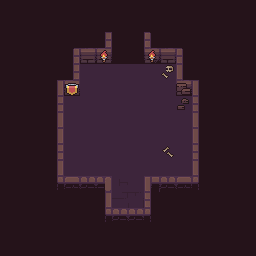

Rendered tile map (Tiled .tmx) drawn with the repository's tilesets; below, a short description and the full map source, tile grids included:
An orthogonal 16x16 tile map with 16x16 px tiles, 2 tile layers (Rear Decor, Overhead Decor), 2 hidden layers not drawn.

<map version="1.4" tiledversion="1.4.2" orientation="orthogonal" renderorder="right-down" compressionlevel="0" width="16" height="16" tilewidth="16" tileheight="16" infinite="0" nextlayerid="5" nextobjectid="1">
 <editorsettings>
  <export target="../../assets/tiledata/test2.json" format="json" />
 </editorsettings>
 <tileset firstgid="1" name="test" tilewidth="16" tileheight="16" tilecount="110" columns="10">
  <image source="../../assets/tileimages/test.png" width="160" height="176" />
  <tile id="0">
   <properties>
    <property name="type" type="int" value="1" />
   </properties>
  </tile>
  <tile id="1">
   <properties>
    <property name="type" type="int" value="0" />
   </properties>
  </tile>
  <tile id="2">
   <properties>
    <property name="type" type="int" value="0" />
   </properties>
  </tile>
  <tile id="3">
   <properties>
    <property name="type" type="int" value="0" />
   </properties>
  </tile>
  <tile id="4">
   <properties>
    <property name="type" type="int" value="0" />
   </properties>
  </tile>
  <tile id="5">
   <properties>
    <property name="type" type="int" value="1" />
   </properties>
  </tile>
  <tile id="10">
   <properties>
    <property name="type" type="int" value="1" />
   </properties>
  </tile>
  <tile id="15">
   <properties>
    <property name="type" type="int" value="1" />
   </properties>
  </tile>
  <tile id="20">
   <properties>
    <property name="type" type="int" value="1" />
   </properties>
  </tile>
  <tile id="25">
   <properties>
    <property name="type" type="int" value="1" />
   </properties>
  </tile>
  <tile id="30">
   <properties>
    <property name="type" type="int" value="1" />
   </properties>
  </tile>
  <tile id="35">
   <properties>
    <property name="type" type="int" value="1" />
   </properties>
  </tile>
  <tile id="40">
   <properties>
    <property name="type" type="int" value="1" />
   </properties>
  </tile>
  <tile id="41">
   <properties>
    <property name="type" type="int" value="1" />
   </properties>
  </tile>
  <tile id="42">
   <properties>
    <property name="type" type="int" value="1" />
   </properties>
  </tile>
  <tile id="43">
   <properties>
    <property name="type" type="int" value="1" />
   </properties>
  </tile>
  <tile id="44">
   <properties>
    <property name="type" type="int" value="1" />
   </properties>
  </tile>
  <tile id="45">
   <properties>
    <property name="type" type="int" value="1" />
   </properties>
  </tile>
 </tileset>
 <layer id="1" name="Rear Decor" width="16" height="16">
  <data encoding="csv">
79,79,79,79,79,79,79,79,79,79,79,79,79,79,79,79,
79,79,79,79,79,79,79,79,79,79,79,79,79,79,79,79,
79,79,79,79,79,79,21,79,79,6,79,79,79,79,79,79,
79,79,79,79,1,2,3,79,79,4,5,6,79,79,79,79,
79,79,79,79,21,80,80,80,80,80,80,16,79,79,79,79,
79,79,79,11,3,80,80,80,80,80,80,4,16,79,79,79,
79,79,79,21,80,80,80,80,80,80,80,80,26,79,79,79,
79,79,79,31,80,80,80,80,80,80,80,80,36,79,79,79,
79,79,79,11,80,80,80,80,80,80,80,80,16,79,79,79,
79,79,79,21,80,80,80,80,80,80,80,80,26,79,79,79,
79,79,79,31,80,80,80,80,80,80,80,80,36,79,79,79,
79,79,79,41,42,43,56,18,19,51,44,45,46,79,79,79,
79,79,79,79,79,79,31,28,29,26,79,79,79,79,79,79,
79,79,79,79,79,79,41,43,44,46,79,79,79,79,79,79,
79,79,79,79,79,79,79,79,79,79,79,79,79,79,79,79,
79,79,79,79,79,79,79,79,79,79,79,79,79,79,79,79
</data>
 </layer>
 <layer id="3" name="Overhead Decor" width="16" height="16">
  <data encoding="csv">
0,0,0,0,0,0,0,0,0,0,0,0,0,0,0,0,
0,0,0,0,0,0,0,0,0,0,0,0,0,0,0,0,
0,0,0,0,0,0,0,0,0,0,0,0,0,0,0,0,
0,0,0,0,0,0,91,0,0,91,0,0,0,0,0,0,
0,0,0,0,0,0,0,0,0,0,78,0,0,0,0,0,
0,0,0,0,75,0,0,0,0,0,0,50,0,0,0,0,
0,0,0,0,0,0,0,0,0,0,0,60,0,0,0,0,
0,0,0,0,0,0,0,0,0,0,0,0,0,0,0,0,
0,0,0,0,0,0,0,0,0,0,0,0,0,0,0,0,
0,0,0,0,0,0,0,0,0,0,69,0,0,0,0,0,
0,0,0,0,0,0,0,0,0,0,0,0,0,0,0,0,
0,0,0,0,0,0,0,0,0,0,0,0,0,0,0,0,
0,0,0,0,0,0,0,0,0,0,0,0,0,0,0,0,
0,0,0,0,0,0,0,0,0,0,0,0,0,0,0,0,
0,0,0,0,0,0,0,0,0,0,0,0,0,0,0,0,
0,0,0,0,0,0,0,0,0,0,0,0,0,0,0,0
</data>
 </layer>
 <layer id="2" name="Collision" width="16" height="16" visible="0">
  <data encoding="csv">
0,0,0,0,0,0,0,0,0,0,0,0,0,0,0,0,
0,0,0,0,0,0,0,0,0,0,0,0,0,0,0,0,
0,0,0,0,0,0,70,70,70,70,0,0,0,0,0,0,
0,0,0,0,70,70,70,0,0,70,70,70,0,0,0,0,
0,0,0,0,70,0,0,0,0,0,0,70,0,0,0,0,
0,0,0,70,70,0,0,0,0,0,0,70,70,0,0,0,
0,0,0,70,0,0,0,0,0,0,0,0,70,0,0,0,
0,0,0,70,0,0,0,0,0,0,0,0,70,0,0,0,
0,0,0,70,0,0,0,0,0,0,0,0,70,0,0,0,
0,0,0,70,0,0,0,0,0,0,0,0,70,0,0,0,
0,0,0,70,0,0,0,0,0,0,0,0,70,0,0,0,
0,0,0,70,70,70,70,0,0,70,70,70,70,0,0,0,
0,0,0,0,0,0,70,0,0,70,0,0,0,0,0,0,
0,0,0,0,0,0,70,0,0,70,0,0,0,0,0,0,
0,0,0,0,0,0,70,70,70,70,0,0,0,0,0,0,
0,0,0,0,0,0,0,0,0,0,0,0,0,0,0,0
</data>
 </layer>
 <layer id="4" name="AIPath" width="16" height="16" visible="0">
  <data encoding="csv">
0,0,0,0,0,0,0,0,0,0,0,0,0,0,0,0,
0,0,0,0,0,0,0,0,0,0,0,0,0,0,0,0,
0,0,0,0,0,0,0,0,0,0,0,0,0,0,0,0,
0,0,0,0,0,0,0,0,0,0,0,0,0,0,0,0,
0,0,0,0,0,102,102,0,0,102,102,0,0,0,0,0,
0,0,0,0,0,102,102,102,102,102,102,0,0,0,0,0,
0,0,0,0,0,102,102,102,102,102,102,102,0,0,0,0,
0,0,0,0,0,102,102,102,102,102,102,102,0,0,0,0,
0,0,0,0,102,102,102,102,102,102,102,102,0,0,0,0,
0,0,0,0,102,102,102,102,102,102,102,102,0,0,0,0,
0,0,0,0,102,102,102,102,102,102,102,102,0,0,0,0,
0,0,0,0,0,0,0,102,102,0,0,0,0,0,0,0,
0,0,0,0,0,0,0,102,102,0,0,0,0,0,0,0,
0,0,0,0,0,0,0,0,0,0,0,0,0,0,0,0,
0,0,0,0,0,0,0,0,0,0,0,0,0,0,0,0,
0,0,0,0,0,0,0,0,0,0,0,0,0,0,0,0
</data>
 </layer>
</map>